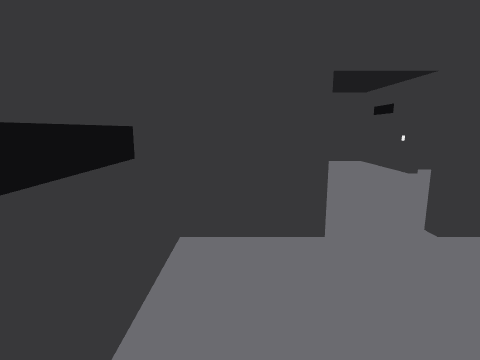
[1] (above)

23 first-person views from a walk through a scene from a Unity 3-D project. The camera is 1.5 m above the floor, tilts 10° down and sees 80° across. The floor is counted in squares, 0.5 m on a side. Each view is taken from the middle of a square. On the plan, view 1 faces up. The plan holds only what a view shows up to about 20 squares ahead; the rest is blank. The player is left out. Door leaves are left out, so doorways stand open.

[2]
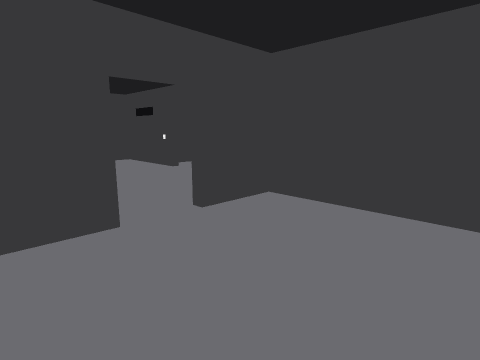

[3]
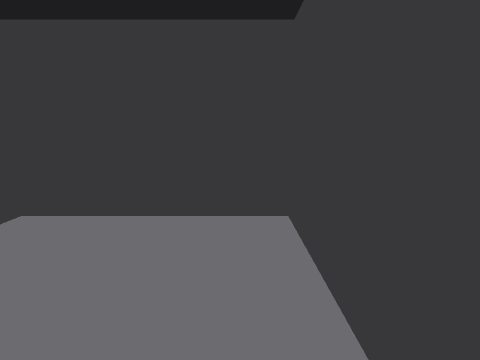

[4]
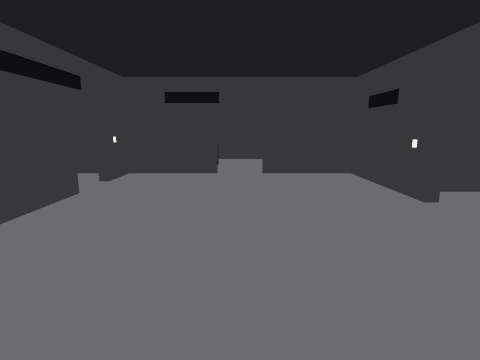

[5]
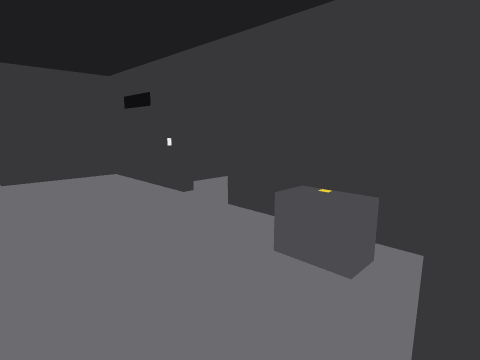

[6]
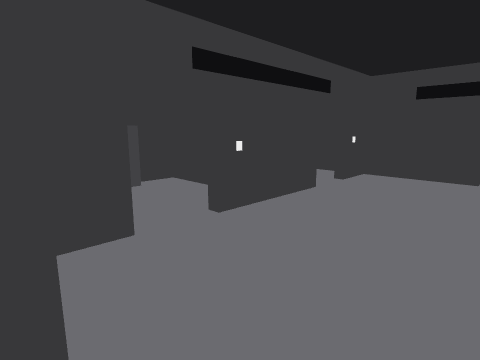

[7]
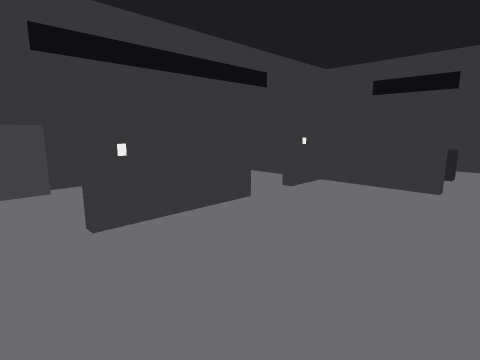

[8]
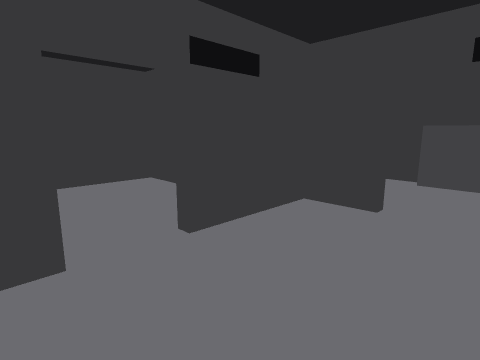

[9]
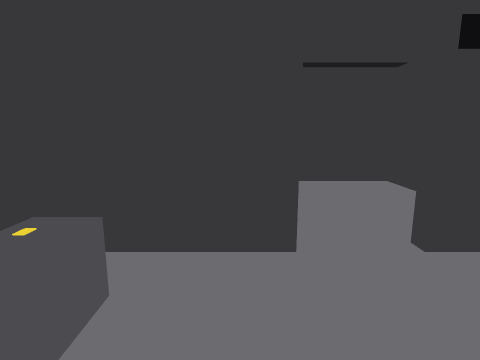

[10]
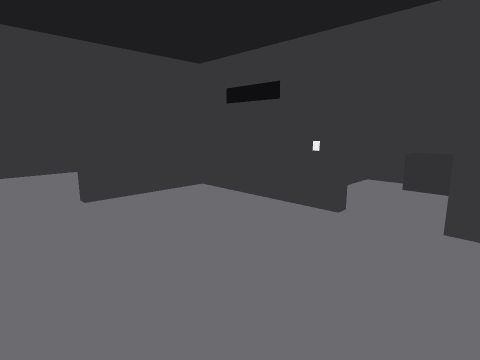

[11]
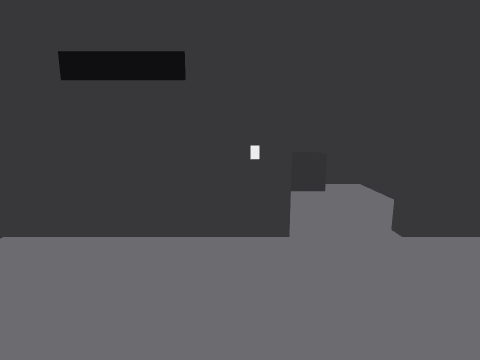

[12]
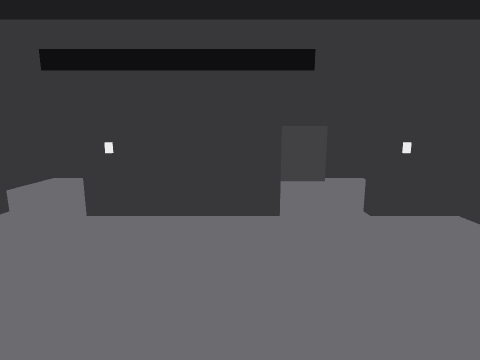

[13]
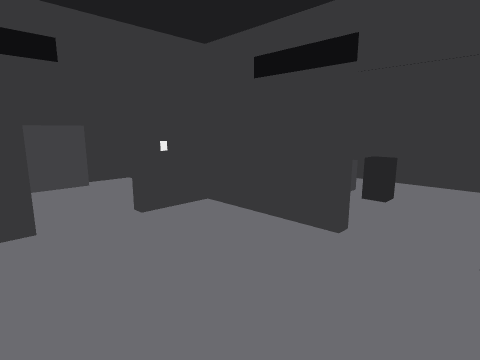

[14]
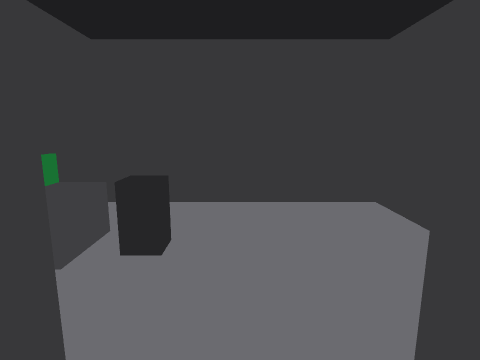

[15]
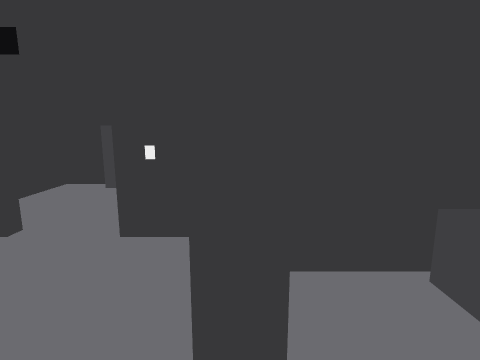

[16]
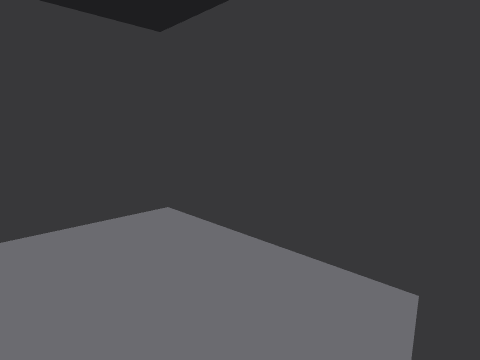

[17]
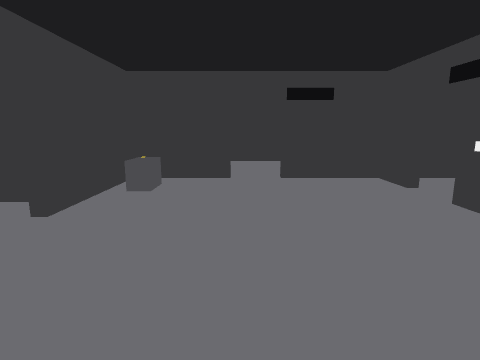

[18]
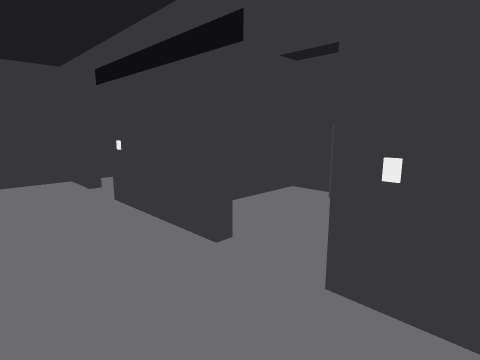

[19]
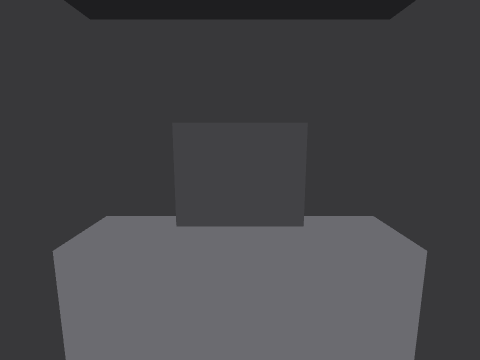

[20]
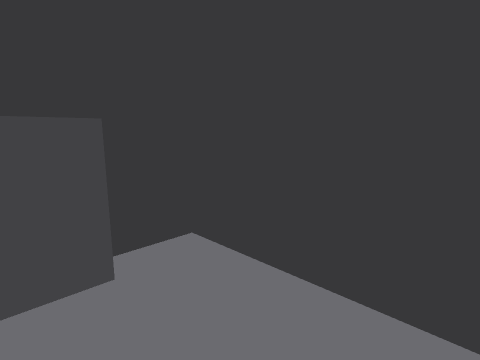

[21]
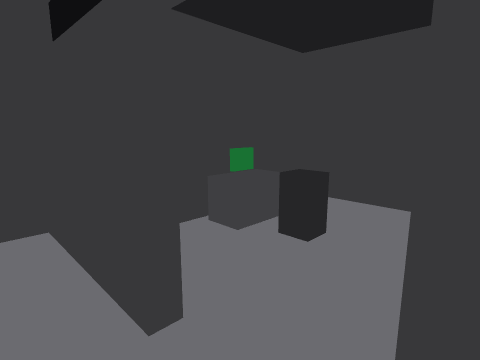

[22]
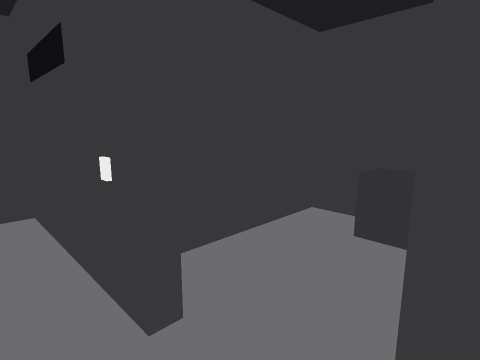

[23]
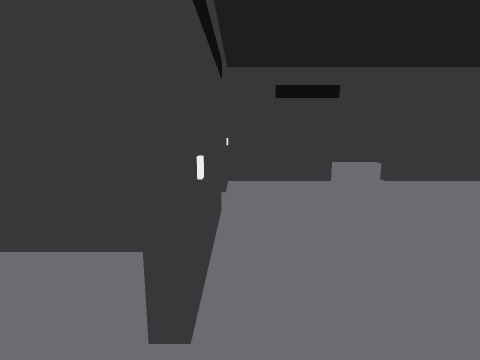

### Floor plan
Points are (right, up) in squares from view 1. A wall is a line through its corners. A room is listed if a view was taken in it or the views show most of it. See-through windows are left out.
Room 1 (views 1, 2, 3, 4, 5, 6)
walls: (2.4, 8.3) (2.4, 7.7) (-1.7, 7.7) (-1.7, -1.7) (9.7, -1.7) (9.7, 7.7) (5.6, 7.7) (5.6, 8.3)
ways out: opening at (4, 8) to room 2
Room 2 (views 7, 8, 9, 10, 11, 12, 13, 14, 17, 18, 19, 21, 22, 23)
walls: (11.7, 19.6) (11.7, 27.7) (5.6, 27.7); (-3.7, 21.4) (-3.7, 14.6); (2.4, 27.7) (-3.7, 27.7) (-3.7, 24.6); (5.6, 8.3) (11.7, 8.3) (11.7, 16.4); (-3.7, 11.4) (-3.7, 8.3) (2.4, 8.3)
ways out: opening at (4, 8) to room 1; opening at (4, 28) to room 3; open door at (-4, 23) to room 4; open door at (-4, 13) to room 5; open door at (12, 18)
objects: other object (9, 10) to (11, 12)
Room 3 (views 15, 16)
walls: (2.4, 28.4) (2.4, 27.7); (5.6, 27.7) (5.6, 28.4); (9.7, 29) (9.7, 37.7) (-1.7, 37.7) (-1.7, 29)
ways out: opening at (4, 28) to room 2
objects: other object (-1, 32) to (2, 34)
Room 4 (view 20)
walls: (-10.6, 25.1) (-10.6, 21); (-5.1, 27.7) (-11.7, 27.7) (-11.7, 18.3) (-7.1, 18.3)
ways out: open door at (-4, 23) to room 2
Room 5 (no view inside)
walls: (-10.6, 15.1) (-10.6, 11); (-11.7, 13.2) (-11.7, 8.3) (-5.2, 8.3); (-5.4, 17.7) (-11.7, 17.7) (-11.7, 13.6)
ways out: open door at (-4, 13) to room 2

Where each view was taken, in squares from view 1:
view 1: 0 up, 0 right, facing up
view 2: 1 down, 1 left, facing up-right
view 3: 0 up, 0 right, facing right
view 4: 8 up, 4 right, facing up
view 5: 8 up, 4 right, facing up-right
view 6: 8 up, 4 right, facing up-left
view 7: 12 up, 5 right, facing up-left
view 8: 15 up, 7 right, facing down-left
view 9: 15 up, 7 right, facing down
view 10: 15 up, 2 right, facing up-right
view 11: 21 up, 4 right, facing right
view 12: 20 up, 6 right, facing left
view 13: 20 up, 6 right, facing up-left
view 14: 26 up, 4 right, facing up
view 15: 28 up, 4 right, facing left
view 16: 28 up, 4 right, facing up-right
view 17: 26 up, 5 right, facing down
view 18: 27 up, 1 right, facing down-left
view 19: 23 up, 2 left, facing left
view 20: 23 up, 5 left, facing up-left
view 21: 26 up, 6 right, facing up-left
view 22: 16 up, 10 right, facing up-right
view 23: 11 up, 3 left, facing up
